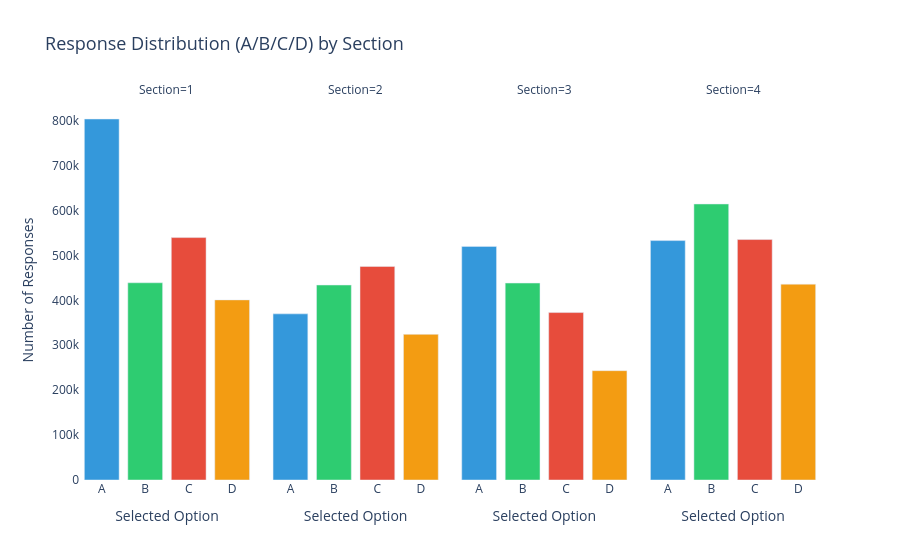

The notebook cell this image was saved under:
### Markdown cell above
## Analysis 4: Response Distribution (A/B/C/D)

**Question:** How are candidates distributed across answer choices?

In a fair exam, responses should be roughly equally distributed.
Any strong bias toward one option could indicate guessing patterns
or question design issues.

### Code cell
df_resp = df_raw[
    (df_raw['question_response'].notna()) &
    (df_raw['question_response'] != '') &
    (df_raw['question_response'] != 'No Response')
].copy()

df_resp_grouped = df_resp.groupby(
    ['question_section', 'question_response']
).size().reset_index(name='count')

fig = px.bar(
    df_resp_grouped,
    x='question_response',
    y='count',
    color='question_response',
    facet_col='question_section',
    title='Response Distribution (A/B/C/D) by Section',
    labels={
        'question_response': 'Selected Option',
        'count': 'Number of Responses',
        'question_section': 'Section'
    },
    color_discrete_map={
        'A': '#3498DB',
        'B': '#2ECC71',
        'C': '#E74C3C',
        'D': '#F39C12'
    }
)

fig.update_layout(
    plot_bgcolor='white',
    title_font_size=18,
    showlegend=False
)

fig.show()

### Figure 1 — Plotly figure (JSON) as saved in the notebook; plotly's stock layout.template omitted (floating-point values rounded to 4 significant figures)
{"data": [{"alignmentgroup": "True", "hovertemplate": "Selected Option=%{x}<br>Section=1<br>Number of Responses=%{y}<extra></extra>", "legendgroup": "A", "marker": {"color": "#3498DB", "pattern": {"shape": ""}}, "name": "A", "offsetgroup": "A", "orientation": "v", "showlegend": true, "textposition": "auto", "type": "bar", "x": ["A"], "xaxis": "x", "y": [803892], "yaxis": "y"}, {"alignmentgroup": "True", "hovertemplate": "Selected Option=%{x}<br>Section=2<br>Number of Responses=%{y}<extra></extra>", "legendgroup": "A", "marker": {"color": "#3498DB", "pattern": {"shape": ""}}, "name": "A", "offsetgroup": "A", "orientation": "v", "showlegend": false, "textposition": "auto", "type": "bar", "x": ["A"], "xaxis": "x2", "y": [369973], "yaxis": "y2"}, {"alignmentgroup": "True", "hovertemplate": "Selected Option=%{x}<br>Section=3<br>Number of Responses=%{y}<extra></extra>", "legendgroup": "A", "marker": {"color": "#3498DB", "pattern": {"shape": ""}}, "name": "A", "offsetgroup": "A", "orientation": "v", "showlegend": false, "textposition": "auto", "type": "bar", "x": ["A"], "xaxis": "x3", "y": [520185], "yaxis": "y3"}, {"alignmentgroup": "True", "hovertemplate": "Selected Option=%{x}<br>Section=4<br>Number of Responses=%{y}<extra></extra>", "legendgroup": "A", "marker": {"color": "#3498DB", "pattern": {"shape": ""}}, "name": "A", "offsetgroup": "A", "orientation": "v", "showlegend": false, "textposition": "auto", "type": "bar", "x": ["A"], "xaxis": "x4", "y": [533142], "yaxis": "y4"}, {"alignmentgroup": "True", "hovertemplate": "Selected Option=%{x}<br>Section=1<br>Number of Responses=%{y}<extra></extra>", "legendgroup": "B", "marker": {"color": "#2ECC71", "pattern": {"shape": ""}}, "name": "B", "offsetgroup": "B", "orientation": "v", "showlegend": true, "textposition": "auto", "type": "bar", "x": ["B"], "xaxis": "x", "y": [439206], "yaxis": "y"}, {"alignmentgroup": "True", "hovertemplate": "Selected Option=%{x}<br>Section=2<br>Number of Responses=%{y}<extra></extra>", "legendgroup": "B", "marker": {"color": "#2ECC71", "pattern": {"shape": ""}}, "name": "B", "offsetgroup": "B", "orientation": "v", "showlegend": false, "textposition": "auto", "type": "bar", "x": ["B"], "xaxis": "x2", "y": [434175], "yaxis": "y2"}, {"alignmentgroup": "True", "hovertemplate": "Selected Option=%{x}<br>Section=3<br>Number of Responses=%{y}<extra></extra>", "legendgroup": "B", "marker": {"color": "#2ECC71", "pattern": {"shape": ""}}, "name": "B", "offsetgroup": "B", "orientation": "v", "showlegend": false, "textposition": "auto", "type": "bar", "x": ["B"], "xaxis": "x3", "y": [438563], "yaxis": "y3"}, {"alignmentgroup": "True", "hovertemplate": "Selected Option=%{x}<br>Section=4<br>Number of Responses=%{y}<extra></extra>", "legendgroup": "B", "marker": {"color": "#2ECC71", "pattern": {"shape": ""}}, "name": "B", "offsetgroup": "B", "orientation": "v", "showlegend": false, "textposition": "auto", "type": "bar", "x": ["B"], "xaxis": "x4", "y": [614642], "yaxis": "y4"}, {"alignmentgroup": "True", "hovertemplate": "Selected Option=%{x}<br>Section=1<br>Number of Responses=%{y}<extra></extra>", "legendgroup": "C", "marker": {"color": "#E74C3C", "pattern": {"shape": ""}}, "name": "C", "offsetgroup": "C", "orientation": "v", "showlegend": true, "textposition": "auto", "type": "bar", "x": ["C"], "xaxis": "x", "y": [539824], "yaxis": "y"}, {"alignmentgroup": "True", "hovertemplate": "Selected Option=%{x}<br>Section=2<br>Number of Responses=%{y}<extra></extra>", "legendgroup": "C", "marker": {"color": "#E74C3C", "pattern": {"shape": ""}}, "name": "C", "offsetgroup": "C", "orientation": "v", "showlegend": false, "textposition": "auto", "type": "bar", "x": ["C"], "xaxis": "x2", "y": [475594], "yaxis": "y2"}, {"alignmentgroup": "True", "hovertemplate": "Selected Option=%{x}<br>Section=3<br>Number of Responses=%{y}<extra></extra>", "legendgroup": "C", "marker": {"color": "#E74C3C", "pattern": {"shape": ""}}, "name": "C", "offsetgroup": "C", "orientation": "v", "showlegend": false, "textposition": "auto", "type": "bar", "x": ["C"], "xaxis": "x3", "y": [372843], "yaxis": "y3"}, {"alignmentgroup": "True", "hovertemplate": "Selected Option=%{x}<br>Section=4<br>Number of Responses=%{y}<extra></extra>", "legendgroup": "C", "marker": {"color": "#E74C3C", "pattern": {"shape": ""}}, "name": "C", "offsetgroup": "C", "orientation": "v", "showlegend": false, "textposition": "auto", "type": "bar", "x": ["C"], "xaxis": "x4", "y": [535444], "yaxis": "y4"}, {"alignmentgroup": "True", "hovertemplate": "Selected Option=%{x}<br>Section=1<br>Number of Responses=%{y}<extra></extra>", "legendgroup": "D", "marker": {"color": "#F39C12", "pattern": {"shape": ""}}, "name": "D", "offsetgroup": "D", "orientation": "v", "showlegend": true, "textposition": "auto", "type": "bar", "x": ["D"], "xaxis": "x", "y": [401090], "yaxis": "y"}, {"alignmentgroup": "True", "hovertemplate": "Selected Option=%{x}<br>Section=2<br>Number of Responses=%{y}<extra></extra>", "legendgroup": "D", "marker": {"color": "#F39C12", "pattern": {"shape": ""}}, "name": "D", "offsetgroup": "D", "orientation": "v", "showlegend": false, "textposition": "auto", "type": "bar", "x": ["D"], "xaxis": "x2", "y": [324286], "yaxis": "y2"}, {"alignmentgroup": "True", "hovertemplate": "Selected Option=%{x}<br>Section=3<br>Number of Responses=%{y}<extra></extra>", "legendgroup": "D", "marker": {"color": "#F39C12", "pattern": {"shape": ""}}, "name": "D", "offsetgroup": "D", "orientation": "v", "showlegend": false, "textposition": "auto", "type": "bar", "x": ["D"], "xaxis": "x3", "y": [243462], "yaxis": "y3"}, {"alignmentgroup": "True", "hovertemplate": "Selected Option=%{x}<br>Section=4<br>Number of Responses=%{y}<extra></extra>", "legendgroup": "D", "marker": {"color": "#F39C12", "pattern": {"shape": ""}}, "name": "D", "offsetgroup": "D", "orientation": "v", "showlegend": false, "textposition": "auto", "type": "bar", "x": ["D"], "xaxis": "x4", "y": [436116], "yaxis": "y4"}], "layout": {"annotations": [{"font": {}, "showarrow": false, "text": "Section=1", "x": 0.1175, "xanchor": "center", "xref": "paper", "y": 1, "yanchor": "bottom", "yref": "paper"}, {"font": {}, "showarrow": false, "text": "Section=2", "x": 0.3725, "xanchor": "center", "xref": "paper", "y": 1, "yanchor": "bottom", "yref": "paper"}, {"font": {}, "showarrow": false, "text": "Section=3", "x": 0.6275, "xanchor": "center", "xref": "paper", "y": 1, "yanchor": "bottom", "yref": "paper"}, {"font": {}, "showarrow": false, "text": "Section=4", "x": 0.8825, "xanchor": "center", "xref": "paper", "y": 1, "yanchor": "bottom", "yref": "paper"}], "barmode": "relative", "legend": {"title": {"text": "Selected Option"}, "tracegroupgap": 0}, "plot_bgcolor": "white", "showlegend": false, "title": {"font": {"size": 18}, "text": "Response Distribution (A/B/C/D) by Section"}, "xaxis": {"anchor": "y", "categoryarray": ["A", "B", "C", "D"], "categoryorder": "array", "domain": [0, 0.235], "title": {"text": "Selected Option"}}, "xaxis2": {"anchor": "y2", "categoryarray": ["A", "B", "C", "D"], "categoryorder": "array", "domain": [0.255, 0.49], "matches": "x", "title": {"text": "Selected Option"}}, "xaxis3": {"anchor": "y3", "categoryarray": ["A", "B", "C", "D"], "categoryorder": "array", "domain": [0.51, 0.745], "matches": "x", "title": {"text": "Selected Option"}}, "xaxis4": {"anchor": "y4", "categoryarray": ["A", "B", "C", "D"], "categoryorder": "array", "domain": [0.765, 1.0], "matches": "x", "title": {"text": "Selected Option"}}, "yaxis": {"anchor": "x", "domain": [0, 1], "title": {"text": "Number of Responses"}}, "yaxis2": {"anchor": "x2", "domain": [0, 1], "matches": "y", "showticklabels": false}, "yaxis3": {"anchor": "x3", "domain": [0, 1], "matches": "y", "showticklabels": false}, "yaxis4": {"anchor": "x4", "domain": [0, 1], "matches": "y", "showticklabels": false}}}
